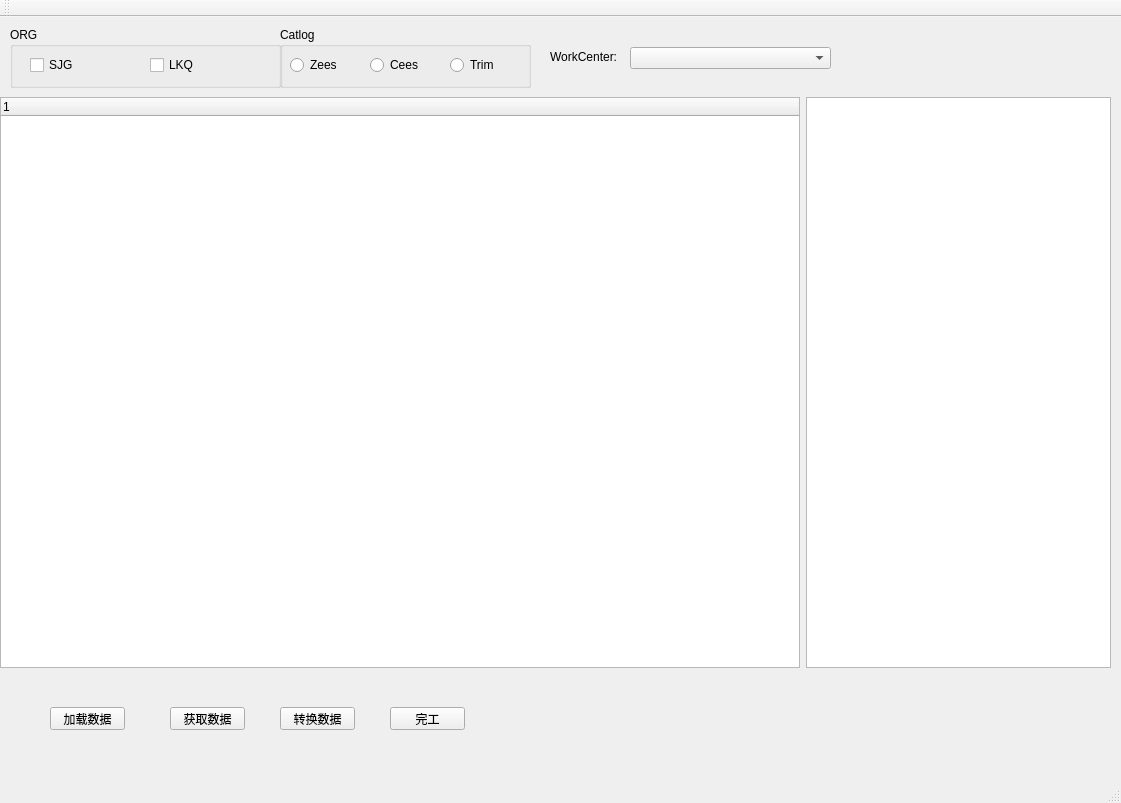
<?xml version="1.0" encoding="UTF-8"?>
<ui version="4.0">
 <class>zSplitting</class>
 <widget class="QMainWindow" name="zSplitting">
  <property name="geometry">
   <rect>
    <x>0</x>
    <y>0</y>
    <width>1121</width>
    <height>803</height>
   </rect>
  </property>
  <property name="windowTitle">
   <string>MainWindow</string>
  </property>
  <widget class="QWidget" name="centralwidget">
   <widget class="QWidget" name="horizontalLayoutWidget">
    <property name="geometry">
     <rect>
      <x>0</x>
      <y>80</y>
      <width>1111</width>
      <height>571</height>
     </rect>
    </property>
    <layout class="QHBoxLayout" name="horizontalLayout">
     <item>
      <widget class="QTreeWidget" name="tree_widget">
       <property name="sizePolicy">
        <sizepolicy hsizetype="Maximum" vsizetype="Expanding">
         <horstretch>0</horstretch>
         <verstretch>0</verstretch>
        </sizepolicy>
       </property>
       <property name="minimumSize">
        <size>
         <width>800</width>
         <height>0</height>
        </size>
       </property>
       <property name="baseSize">
        <size>
         <width>500</width>
         <height>0</height>
        </size>
       </property>
       <column>
        <property name="text">
         <string notr="true">1</string>
        </property>
       </column>
      </widget>
     </item>
     <item>
      <widget class="QTreeView" name="tree_view">
       <property name="enabled">
        <bool>true</bool>
       </property>
       <property name="sizePolicy">
        <sizepolicy hsizetype="Expanding" vsizetype="Expanding">
         <horstretch>0</horstretch>
         <verstretch>0</verstretch>
        </sizepolicy>
       </property>
      </widget>
     </item>
    </layout>
   </widget>
   <widget class="QPushButton" name="push_button_load">
    <property name="geometry">
     <rect>
      <x>50</x>
      <y>690</y>
      <width>75</width>
      <height>23</height>
     </rect>
    </property>
    <property name="text">
     <string>加载数据</string>
    </property>
   </widget>
   <widget class="QPushButton" name="push_button_get">
    <property name="geometry">
     <rect>
      <x>170</x>
      <y>690</y>
      <width>75</width>
      <height>23</height>
     </rect>
    </property>
    <property name="text">
     <string>获取数据</string>
    </property>
   </widget>
   <widget class="QGroupBox" name="group_box_org">
    <property name="geometry">
     <rect>
      <x>10</x>
      <y>10</y>
      <width>271</width>
      <height>61</height>
     </rect>
    </property>
    <property name="title">
     <string>ORG</string>
    </property>
    <widget class="QCheckBox" name="check_box_sjg">
     <property name="geometry">
      <rect>
       <x>20</x>
       <y>30</y>
       <width>71</width>
       <height>16</height>
      </rect>
     </property>
     <property name="text">
      <string>SJG</string>
     </property>
    </widget>
    <widget class="QCheckBox" name="check_box_lkq">
     <property name="geometry">
      <rect>
       <x>140</x>
       <y>30</y>
       <width>71</width>
       <height>16</height>
      </rect>
     </property>
     <property name="text">
      <string>LKQ</string>
     </property>
    </widget>
   </widget>
   <widget class="QGroupBox" name="group_box_catlog">
    <property name="geometry">
     <rect>
      <x>280</x>
      <y>10</y>
      <width>251</width>
      <height>61</height>
     </rect>
    </property>
    <property name="title">
     <string>Catlog</string>
    </property>
    <widget class="QRadioButton" name="radio_button_zees">
     <property name="geometry">
      <rect>
       <x>10</x>
       <y>30</y>
       <width>89</width>
       <height>16</height>
      </rect>
     </property>
     <property name="text">
      <string>Zees</string>
     </property>
    </widget>
    <widget class="QRadioButton" name="radio_button_cees">
     <property name="geometry">
      <rect>
       <x>90</x>
       <y>30</y>
       <width>89</width>
       <height>16</height>
      </rect>
     </property>
     <property name="text">
      <string>Cees</string>
     </property>
    </widget>
    <widget class="QRadioButton" name="radio_button_trim">
     <property name="geometry">
      <rect>
       <x>170</x>
       <y>30</y>
       <width>89</width>
       <height>16</height>
      </rect>
     </property>
     <property name="text">
      <string>Trim</string>
     </property>
    </widget>
   </widget>
   <widget class="QComboBox" name="combo_box_workcenter">
    <property name="geometry">
     <rect>
      <x>630</x>
      <y>30</y>
      <width>201</width>
      <height>22</height>
     </rect>
    </property>
   </widget>
   <widget class="QLabel" name="label">
    <property name="geometry">
     <rect>
      <x>550</x>
      <y>30</y>
      <width>71</width>
      <height>20</height>
     </rect>
    </property>
    <property name="text">
     <string>WorkCenter:</string>
    </property>
   </widget>
   <widget class="QPushButton" name="push_button_transform">
    <property name="geometry">
     <rect>
      <x>280</x>
      <y>690</y>
      <width>75</width>
      <height>23</height>
     </rect>
    </property>
    <property name="text">
     <string>转换数据</string>
    </property>
   </widget>
   <widget class="QPushButton" name="push_button_complete">
    <property name="geometry">
     <rect>
      <x>390</x>
      <y>690</y>
      <width>75</width>
      <height>23</height>
     </rect>
    </property>
    <property name="text">
     <string>完工</string>
    </property>
   </widget>
  </widget>
  <widget class="QMenuBar" name="menubar">
   <property name="geometry">
    <rect>
     <x>0</x>
     <y>0</y>
     <width>1121</width>
     <height>23</height>
    </rect>
   </property>
  </widget>
  <widget class="QStatusBar" name="statusbar"/>
  <widget class="QToolBar" name="tool_bar">
   <property name="windowTitle">
    <string>toolBar</string>
   </property>
   <attribute name="toolBarArea">
    <enum>TopToolBarArea</enum>
   </attribute>
   <attribute name="toolBarBreak">
    <bool>false</bool>
   </attribute>
  </widget>
 </widget>
 <resources/>
 <connections/>
</ui>
